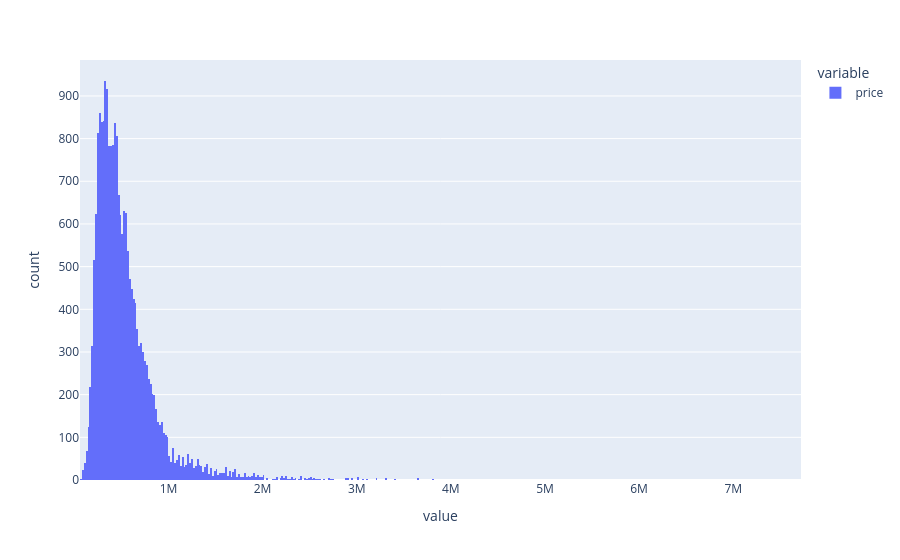

The notebook cell saved with this chart:
### Code cell
import plotly.express as px
px.histogram(df["price"])

### Figure 1 — Plotly figure (JSON) as saved in the notebook; plotly's stock layout.template omitted (floating-point values rounded to 4 significant figures; data arrays with more than 128 entries replaced by an {"elided": "..."} marker saying what was removed)
{"data": [{"alignmentgroup": "True", "bingroup": "x", "hovertemplate": "variable=price<br>value=%{x}<br>count=%{y}<extra></extra>", "legendgroup": "price", "marker": {"color": "#636efa", "pattern": {"shape": ""}}, "name": "price", "offsetgroup": "price", "orientation": "v", "showlegend": true, "type": "histogram", "x": {"elided": "21613 int values"}, "xaxis": "x", "yaxis": "y"}], "layout": {"barmode": "relative", "legend": {"title": {"text": "variable"}, "tracegroupgap": 0}, "margin": {"t": 60}, "xaxis": {"anchor": "y", "domain": [0, 1], "title": {"text": "value"}}, "yaxis": {"anchor": "x", "domain": [0, 1], "title": {"text": "count"}}}}
